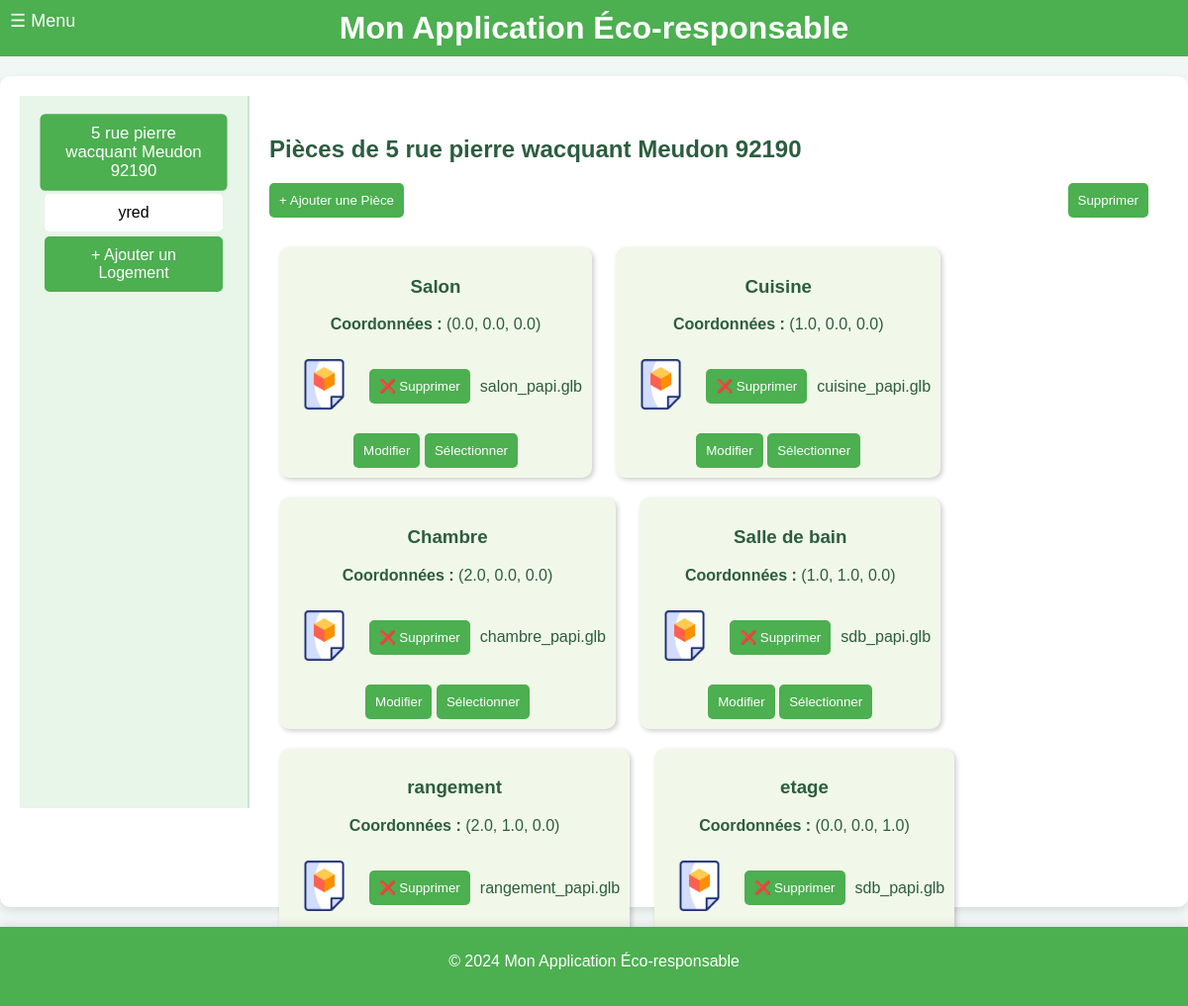
Before: /rooms/1 with the older database file.
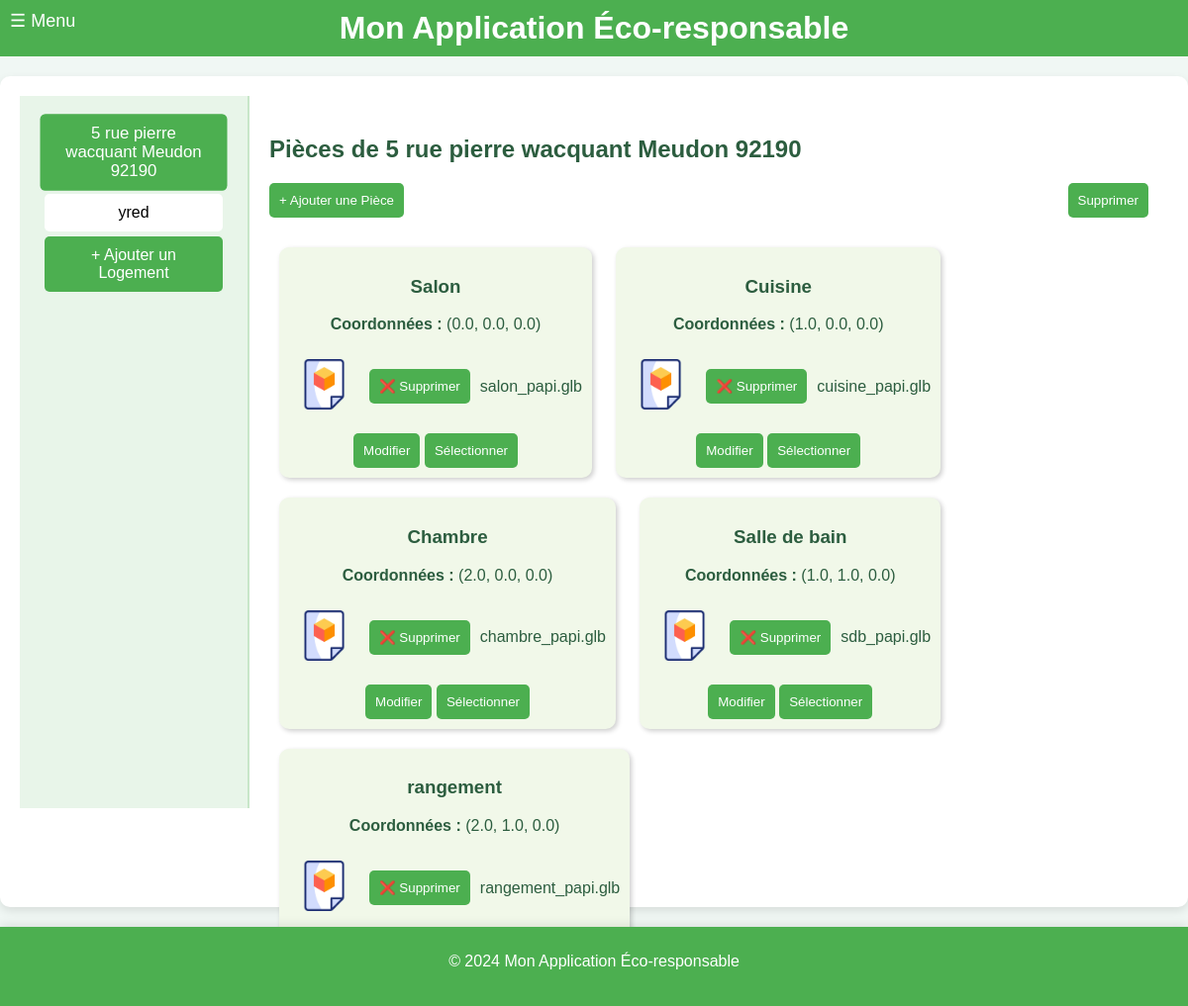
After: the same page with the newer database file.
### tables this page shows
CREATE TABLE Housing (
housing_id INTEGER PRIMARY KEY, -- Identifiant unique pour chaque logement
address VARCHAR(255), -- Adresse du logement
phone_number VARCHAR(20), -- NumÃ©ro de contact pour le logement
ip_address VARCHAR(15), -- Adresse IP associÃ©e au logement
insert_date TIMESTAMP DEFAULT CURRENT_TIMESTAMP -- Horodatage de l'ajout de l'enregistrement
);

CREATE TABLE Room (
    room_id INTEGER PRIMARY KEY, 
    housing_id INTEGER,
    name VARCHAR(100),
    x FLOAT,
    y FLOAT,
    z FLOAT,
    gltf_model VARCHAR(100) DEFAULT NULL,  -- Fix here: Comma instead of semicolon
    FOREIGN KEY (housing_id) REFERENCES Housing(housing_id)
);

### main.py (the view)
@app.get("/rooms/{housing_id}", response_class=HTMLResponse)
def get_rooms_for_housing(request: Request, housing_id: int):
    conn = get_db_connection()
    logements = conn.execute("SELECT housing_id, address FROM Housing").fetchall()
    rooms = conn.execute("SELECT * FROM Room WHERE housing_id = ?", (housing_id,)).fetchall()
    logement_address = next((logement["address"] for logement in logements if logement["housing_id"] == housing_id), "Logement par Défaut")
    conn.close()
    logements_list = [dict(logement) for logement in logements]
    rooms_list = [dict(room) for room in rooms]
    return templates.TemplateResponse("rooms.html", {
        "request": request,
        "logements": logements_list,
        "rooms": rooms_list,
        "selected_id": housing_id,
        "selected_logement_address": logement_address
    })

### templates/rooms.html (shortened to what this page needs)
{% extends "layout.html" %}
{% block content %}
<div class="container">
    <div class="menu">
        {% for logement in logements %}
        <div class="menu-item {% if selected_id == logement.housing_id %}active{% endif %}"
            onclick="location.href='/rooms/{{ logement.housing_id }}'">
            {{ logement.address }}
        </div>
        {% endfor %}
        <div class="menu-item" style="background-color: #4caf50; color: white;"
            onclick="location.href='http://localhost:8000/logements'">
            + Ajouter un Logement
        </div>
    </div>
    <div class="content">
        <h2>Pièces de {{ selected_logement_address or 'Logement par Défaut' }}</h2>
        <div class="actions">
            <button class="btn" onclick="openAddModal()">+ Ajouter une Pièce</button>
            <button class="btn" onclick="deleteSelected()">Supprimer</button>
        </div>
        {% if rooms %}
        {% for room in rooms %}
        <div class="tile" id="tile-{{ room.room_id }}">
            <h3>{{ room.name }}</h3>
            <p><strong>Coordonnées :</strong> ({{ room.x }}, {{ room.y }}, {{ room.z }})</p>
            <div style="margin-top: 10px; display: flex; align-items: center; gap: 10px;">
                <label id="file-label-{{ room.room_id }}" for="gltf-upload-{{ room.room_id }}"
                    class="custom-file-upload btn" {% if room.gltf_model %}style="background-color: transparent;" {%
                    endif %}>
                    <div class="file-icon-container">
                        <img src="/static/icons/3d-file-static.png" alt="3D Static" class="file-icon static-img">
                    </div>
                </label>
                <button id="delete-btn-{{ room.room_id }}" class="btn"  onclick="deleteFile('{{ room.room_id }}')">
                    ❌ Supprimer
                </button>
                <span id="file-name-{{ room.room_id }}">
                    {% if room.gltf_model %} {{ room.gltf_model.split('/')[-1] }} {% else %} Aucun fichier choisi {%
                    endif %}
                </span>
            </div>
            <div style="margin-top: 10px;">
                <button class="btn"
                    onclick="openEditModal('{{ room.room_id }}', '{{ room.name }}', '{{ room.x }}', '{{ room.y }}', '{{ room.z }}')">
                    Modifier
                </button>
                <button class="btn" onclick="toggleSelection('{{ room.room_id }}')">Sélectionner</button>
            </div>
        </div>
        {% endfor %}
        {% else %}
        <p>Aucune pièce trouvée pour ce logement.</p>
        {% endif %}
    </div>
</div>
{% endblock %}

### templates/layout.html (shortened to what this page needs)
<!DOCTYPE html>
<html lang="fr">
<head>
</head>
<body>
    <header>
        {% include 'menu.html' %}
        <h1>Mon Application Éco-responsable</h1>
    </header>
    <main>
        {% block content %}{% endblock %}
    </main>
    <footer>
        <p>&copy; 2024 Mon Application Éco-responsable</p>
    </footer>
</body>
</html>

### templates/menu.html (shortened to what this page needs)
<nav>
    <div id="menu-button" style="cursor: pointer; padding: 10px; position: absolute; top: 0; left: 0; color: white;" onclick="toggleMenu()">
        ☰ Menu
    </div>
</nav>

### templates/layout.html (style rules this page uses)
body { font-family: Arial, sans-serif; margin: 0; padding: 0; background-color: #f0f7f4; color: #2c5d3f; min-height: 100vh; display: flex; flex-direction: column; }
header { background-color: #4caf50; color: white; display: flex; align-items: center; padding: 10px; position: relative; }
header h1 { flex: 1; text-align: center; margin: 0; }
main { margin: 20px auto; padding: 20px; max-width: 1200px; background-color: white; border-radius: 10px; box-shadow: 0 4px 10px rgba(0, 0, 0, 0.1); flex: 1; padding-bottom: 100px; }
footer { background-color: #4caf50; color: white; text-align: center; padding: 10px 0; height: 60px; position: sticky; bottom: 0; width: 100%; box-shadow: 0 -2px 10px rgba(0, 0, 0, 0.1); }

### templates/rooms.html (style rules this page uses)
.custom-file-upload { background-color: #4caf50; color: white; border: none; padding: 10px 20px; border-radius: 5px; cursor: pointer; display: inline-block; transition: background-color 0.2s, transform 0.2s; }
.file-icon { width: 51px; height: 51px; object-fit: cover; transition: transform 0.3s ease; }
.file-icon-container { display: inline-block; width: 51px; height: 51px; }
.file-icon-container img { display: block; }
.container { display: flex; height: 90vh; }
.menu { width: 200px; background-color: #e8f5e9; padding: 15px; border-right: 2px solid #c8e6c9; }
.menu-item { background-color: #c8e6c9; padding: 10px; margin: 10px 0; text-align: center; border-radius: 5px; cursor: pointer; transition: transform 0.3s, background 0.3s; }
.menu-item:hover, .menu-item.active { background-color: #4caf50; color: white; transform: scale(1.05); }
.content { flex: 1; padding: 20px; }
.actions { margin-bottom: 20px; display: flex; justify-content: space-between; }
.btn { background-color: #4caf50; color: white; border: none; padding: 10px; border-radius: 5px; cursor: pointer; transition: transform 0.2s; }
.tile { display: inline-block; background-color: #f1f8e9; border-radius: 10px; padding: 10px; margin: 10px; box-shadow: 2px 2px 5px rgba(0, 0, 0, 0.2); text-align: center; transition: transform 0.3s; }

### templates/menu.html (style rules this page uses)
#menu-button { font-size: 18px; background-color: transparent; border: none; z-index: 1001; }
.menu-item { display: block; padding: 10px 20px; text-decoration: none; color: black; font-size: 16px; background-color: white; margin: 5px 10px; border-radius: 5px; transition: background 0.2s, color 0.2s; }

Changed rows visible on the page:
removed Room: name "etage", x "0.0", y "0.0", z "1.0", gltf_model "sdb_papi.glb"
